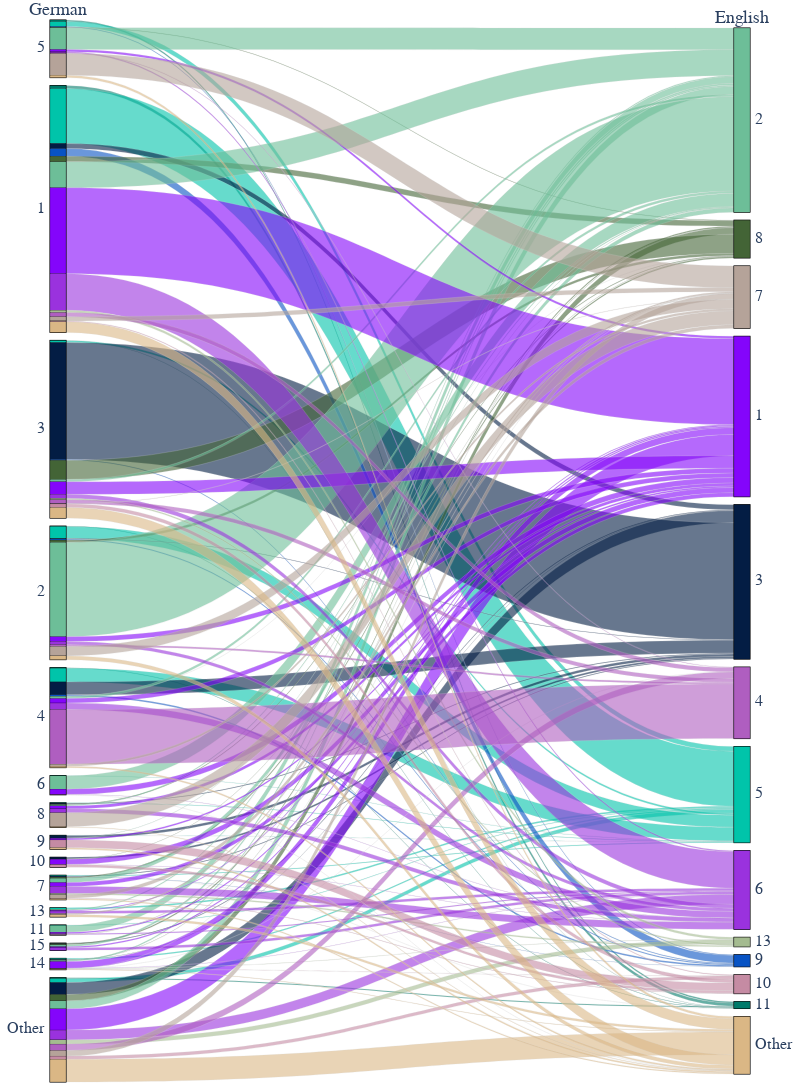

Here is the notebook cell this chart was saved with:
### Code cell
df_filtered=df_combined
top_6=df_filtered['En'].value_counts().index[:6]



dim_other = go.parcats.Dimension(
    values=df_filtered.De,
    label="German",
    categoryorder='array',
    categoryarray=[x for x in df_filtered.De.unique() if x != 'Other'] + ['Other']
)
dim_en = go.parcats.Dimension(
    values=df_filtered.En,
    label="English",
    categoryorder='array',
    categoryarray=[x for x in df_filtered.En.unique() if x != 'Other'] + ['Other']
)
dim=[dim_other,dim_en]
color = df_filtered.En.apply(lambda x: '#031D44' if x == '3' else '#8405FB' if x == '1' else ('#9A32DE' if x=='6' else( '#AF5EC0' if x=='4' else( '#C58BA3' if x=='10' else('#B5A399' if x=='7' else('#A4BB8F' if x=='13' else('#6DBE98' if x=='2' else('#00C4AA' if x=='5' else('#436436' if x=='8' else('#007A6A' if x=='11' else('#0853C4' if x=='9' else neutralcolor)))))))))))
colorscale = [[0, neutralcolor], [0.5, neutralcolor], [1, neutralcolor]];
fig = go.Figure(data = [go.Parcats(dimensions=dim,
        line={'color': color, 'colorscale': colorscale,'shape': 'hspline'},
        hoverinfo='count+probability',
        labelfont={'size': 18, 'family': 'Times'},
        tickfont={'size': 16, 'family': 'Times'},
        arrangement='freeform')])
fig.update_layout(
    margin=dict(l=10, r=10, t=20, b=10),
    height=1500,
    width=800,
    title_x=0.5
)
fig.show()
Language='German'
size=str(size)
fig.write_html("Sankey/"+Language+" (minsize=" + size + ").html")

### Figure 1 — Plotly figure (JSON) as saved in the notebook; plotly's stock layout.template omitted (floating-point values rounded to 4 significant figures; data arrays with more than 128 entries replaced by an {"elided": "..."} marker saying what was removed)
{"data": [{"arrangement": "freeform", "dimensions": [{"categoryarray": ["5", "1", "3", "2", "4", "6", "8", "9", "10", "7", "13", "11", "15", "14", "Other"], "categoryorder": "array", "label": "German", "values": {"elided": "7041 str values"}}, {"categoryarray": ["2", "8", "7", "1", "3", "4", "5", "6", "13", "9", "10", "11", "Other"], "categoryorder": "array", "label": "English", "values": {"elided": "7041 str values"}}], "hoverinfo": "count+probability", "labelfont": {"family": "Times", "size": 18}, "line": {"color": {"elided": "7041 str values"}, "colorscale": [[0, "rgb(218,183,133)"], [0.5, "rgb(218,183,133)"], [1, "rgb(218,183,133)"]], "shape": "hspline"}, "tickfont": {"family": "Times", "size": 16}, "type": "parcats"}], "layout": {"height": 1500, "margin": {"b": 10, "l": 10, "r": 10, "t": 20}, "title": {"x": 0.5}, "width": 800}}
